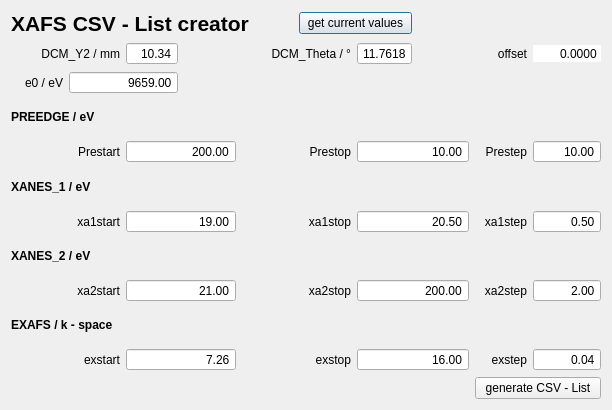
<?xml version="1.0" encoding="UTF-8"?>
<ui version="4.0">
 <class>XAFS_CSV_Creator</class>
 <widget class="QDialog" name="XAFS_CSV_Creator">
  <property name="geometry">
   <rect>
    <x>0</x>
    <y>0</y>
    <width>612</width>
    <height>410</height>
   </rect>
  </property>
  <property name="windowTitle">
   <string>XAFS_CSV_Creator</string>
  </property>
  <layout class="QGridLayout" name="gridLayout">
   <item row="4" column="8">
    <widget class="QLabel" name="label_8">
     <property name="text">
      <string>Prestep</string>
     </property>
     <property name="alignment">
      <set>Qt::AlignRight|Qt::AlignTrailing|Qt::AlignVCenter</set>
     </property>
    </widget>
   </item>
   <item row="4" column="9">
    <widget class="QDoubleSpinBox" name="preStep">
     <property name="alignment">
      <set>Qt::AlignRight|Qt::AlignTrailing|Qt::AlignVCenter</set>
     </property>
     <property name="buttonSymbols">
      <enum>QAbstractSpinBox::NoButtons</enum>
     </property>
     <property name="decimals">
      <number>2</number>
     </property>
     <property name="maximum">
      <double>99999999.000000000000000</double>
     </property>
     <property name="value">
      <double>10.000000000000000</double>
     </property>
    </widget>
   </item>
   <item row="7" column="0" colspan="2">
    <widget class="QLabel" name="label_16">
     <property name="font">
      <font>
       <weight>75</weight>
       <bold>true</bold>
      </font>
     </property>
     <property name="text">
      <string>XANES_2 / eV</string>
     </property>
    </widget>
   </item>
   <item row="2" column="1" colspan="2">
    <widget class="QDoubleSpinBox" name="e0">
     <property name="alignment">
      <set>Qt::AlignRight|Qt::AlignTrailing|Qt::AlignVCenter</set>
     </property>
     <property name="buttonSymbols">
      <enum>QAbstractSpinBox::NoButtons</enum>
     </property>
     <property name="decimals">
      <number>2</number>
     </property>
     <property name="maximum">
      <double>99999999.000000000000000</double>
     </property>
     <property name="value">
      <double>9659.000000000000000</double>
     </property>
    </widget>
   </item>
   <item row="2" column="0">
    <widget class="QLabel" name="label_4">
     <property name="text">
      <string>e0 / eV</string>
     </property>
     <property name="alignment">
      <set>Qt::AlignRight|Qt::AlignTrailing|Qt::AlignVCenter</set>
     </property>
    </widget>
   </item>
   <item row="0" column="5" colspan="2">
    <widget class="QPushButton" name="getValues">
     <property name="text">
      <string>get current values</string>
     </property>
    </widget>
   </item>
   <item row="1" column="2">
    <widget class="QDoubleSpinBox" name="dcm_y2">
     <property name="alignment">
      <set>Qt::AlignRight|Qt::AlignTrailing|Qt::AlignVCenter</set>
     </property>
     <property name="buttonSymbols">
      <enum>QAbstractSpinBox::NoButtons</enum>
     </property>
     <property name="value">
      <double>10.340000000000000</double>
     </property>
    </widget>
   </item>
   <item row="1" column="0" colspan="2">
    <widget class="QLabel" name="label_2">
     <property name="text">
      <string>DCM_Y2 / mm</string>
     </property>
     <property name="alignment">
      <set>Qt::AlignRight|Qt::AlignTrailing|Qt::AlignVCenter</set>
     </property>
    </widget>
   </item>
   <item row="6" column="6" colspan="2">
    <widget class="QDoubleSpinBox" name="xa1Stop">
     <property name="alignment">
      <set>Qt::AlignRight|Qt::AlignTrailing|Qt::AlignVCenter</set>
     </property>
     <property name="buttonSymbols">
      <enum>QAbstractSpinBox::NoButtons</enum>
     </property>
     <property name="decimals">
      <number>2</number>
     </property>
     <property name="maximum">
      <double>99999999.000000000000000</double>
     </property>
     <property name="value">
      <double>20.500000000000000</double>
     </property>
    </widget>
   </item>
   <item row="8" column="4" colspan="2">
    <widget class="QLabel" name="label_14">
     <property name="text">
      <string>xa2stop</string>
     </property>
     <property name="alignment">
      <set>Qt::AlignRight|Qt::AlignTrailing|Qt::AlignVCenter</set>
     </property>
    </widget>
   </item>
   <item row="10" column="2" colspan="2">
    <widget class="QDoubleSpinBox" name="exStart">
     <property name="alignment">
      <set>Qt::AlignRight|Qt::AlignTrailing|Qt::AlignVCenter</set>
     </property>
     <property name="buttonSymbols">
      <enum>QAbstractSpinBox::NoButtons</enum>
     </property>
     <property name="decimals">
      <number>2</number>
     </property>
     <property name="maximum">
      <double>99999999.000000000000000</double>
     </property>
     <property name="value">
      <double>7.260000000000000</double>
     </property>
    </widget>
   </item>
   <item row="4" column="2" colspan="2">
    <widget class="QDoubleSpinBox" name="preStart">
     <property name="alignment">
      <set>Qt::AlignRight|Qt::AlignTrailing|Qt::AlignVCenter</set>
     </property>
     <property name="buttonSymbols">
      <enum>QAbstractSpinBox::NoButtons</enum>
     </property>
     <property name="decimals">
      <number>2</number>
     </property>
     <property name="maximum">
      <double>99999999.000000000000000</double>
     </property>
     <property name="value">
      <double>200.000000000000000</double>
     </property>
    </widget>
   </item>
   <item row="6" column="8">
    <widget class="QLabel" name="label_9">
     <property name="text">
      <string>xa1step</string>
     </property>
     <property name="alignment">
      <set>Qt::AlignRight|Qt::AlignTrailing|Qt::AlignVCenter</set>
     </property>
    </widget>
   </item>
   <item row="6" column="9">
    <widget class="QDoubleSpinBox" name="xa1Step">
     <property name="alignment">
      <set>Qt::AlignRight|Qt::AlignTrailing|Qt::AlignVCenter</set>
     </property>
     <property name="buttonSymbols">
      <enum>QAbstractSpinBox::NoButtons</enum>
     </property>
     <property name="decimals">
      <number>2</number>
     </property>
     <property name="maximum">
      <double>99999999.000000000000000</double>
     </property>
     <property name="value">
      <double>0.500000000000000</double>
     </property>
    </widget>
   </item>
   <item row="6" column="2" colspan="2">
    <widget class="QDoubleSpinBox" name="xa1Start">
     <property name="alignment">
      <set>Qt::AlignRight|Qt::AlignTrailing|Qt::AlignVCenter</set>
     </property>
     <property name="buttonSymbols">
      <enum>QAbstractSpinBox::NoButtons</enum>
     </property>
     <property name="decimals">
      <number>2</number>
     </property>
     <property name="maximum">
      <double>99999999.000000000000000</double>
     </property>
     <property name="value">
      <double>19.000000000000000</double>
     </property>
    </widget>
   </item>
   <item row="3" column="0" colspan="2">
    <widget class="QLabel" name="label_6">
     <property name="font">
      <font>
       <weight>75</weight>
       <bold>true</bold>
      </font>
     </property>
     <property name="text">
      <string>PREEDGE / eV</string>
     </property>
    </widget>
   </item>
   <item row="8" column="2" colspan="2">
    <widget class="QDoubleSpinBox" name="xa2Start">
     <property name="alignment">
      <set>Qt::AlignRight|Qt::AlignTrailing|Qt::AlignVCenter</set>
     </property>
     <property name="buttonSymbols">
      <enum>QAbstractSpinBox::NoButtons</enum>
     </property>
     <property name="decimals">
      <number>2</number>
     </property>
     <property name="maximum">
      <double>99999999.000000000000000</double>
     </property>
     <property name="value">
      <double>21.000000000000000</double>
     </property>
    </widget>
   </item>
   <item row="6" column="4" colspan="2">
    <widget class="QLabel" name="label_10">
     <property name="text">
      <string>xa1stop</string>
     </property>
     <property name="alignment">
      <set>Qt::AlignRight|Qt::AlignTrailing|Qt::AlignVCenter</set>
     </property>
    </widget>
   </item>
   <item row="8" column="9">
    <widget class="QDoubleSpinBox" name="xa2Step">
     <property name="alignment">
      <set>Qt::AlignRight|Qt::AlignTrailing|Qt::AlignVCenter</set>
     </property>
     <property name="buttonSymbols">
      <enum>QAbstractSpinBox::NoButtons</enum>
     </property>
     <property name="decimals">
      <number>2</number>
     </property>
     <property name="maximum">
      <double>99999999.000000000000000</double>
     </property>
     <property name="value">
      <double>2.000000000000000</double>
     </property>
    </widget>
   </item>
   <item row="8" column="6" colspan="2">
    <widget class="QDoubleSpinBox" name="xa2Stop">
     <property name="alignment">
      <set>Qt::AlignRight|Qt::AlignTrailing|Qt::AlignVCenter</set>
     </property>
     <property name="buttonSymbols">
      <enum>QAbstractSpinBox::NoButtons</enum>
     </property>
     <property name="decimals">
      <number>2</number>
     </property>
     <property name="maximum">
      <double>99999999.000000000000000</double>
     </property>
     <property name="value">
      <double>200.000000000000000</double>
     </property>
    </widget>
   </item>
   <item row="8" column="8">
    <widget class="QLabel" name="label_13">
     <property name="text">
      <string>xa2step</string>
     </property>
     <property name="alignment">
      <set>Qt::AlignRight|Qt::AlignTrailing|Qt::AlignVCenter</set>
     </property>
    </widget>
   </item>
   <item row="10" column="9">
    <widget class="QDoubleSpinBox" name="exStep">
     <property name="alignment">
      <set>Qt::AlignRight|Qt::AlignTrailing|Qt::AlignVCenter</set>
     </property>
     <property name="buttonSymbols">
      <enum>QAbstractSpinBox::NoButtons</enum>
     </property>
     <property name="decimals">
      <number>2</number>
     </property>
     <property name="maximum">
      <double>99999999.000000000000000</double>
     </property>
     <property name="value">
      <double>0.040000000000000</double>
     </property>
    </widget>
   </item>
   <item row="11" column="8" colspan="2">
    <widget class="QPushButton" name="generateList">
     <property name="text">
      <string>generate CSV - List</string>
     </property>
    </widget>
   </item>
   <item row="9" column="0" colspan="3">
    <widget class="QLabel" name="label_18">
     <property name="font">
      <font>
       <weight>75</weight>
       <bold>true</bold>
      </font>
     </property>
     <property name="text">
      <string>EXAFS / k - space</string>
     </property>
    </widget>
   </item>
   <item row="10" column="6" colspan="2">
    <widget class="QDoubleSpinBox" name="exStop">
     <property name="alignment">
      <set>Qt::AlignRight|Qt::AlignTrailing|Qt::AlignVCenter</set>
     </property>
     <property name="buttonSymbols">
      <enum>QAbstractSpinBox::NoButtons</enum>
     </property>
     <property name="decimals">
      <number>2</number>
     </property>
     <property name="maximum">
      <double>99999999.000000000000000</double>
     </property>
     <property name="value">
      <double>16.000000000000000</double>
     </property>
    </widget>
   </item>
   <item row="10" column="8">
    <widget class="QLabel" name="label_20">
     <property name="text">
      <string>exstep</string>
     </property>
     <property name="alignment">
      <set>Qt::AlignRight|Qt::AlignTrailing|Qt::AlignVCenter</set>
     </property>
    </widget>
   </item>
   <item row="0" column="0" colspan="5">
    <widget class="QLabel" name="label">
     <property name="font">
      <font>
       <pointsize>16</pointsize>
       <weight>75</weight>
       <bold>true</bold>
      </font>
     </property>
     <property name="text">
      <string>XAFS CSV - List creator</string>
     </property>
    </widget>
   </item>
   <item row="1" column="6">
    <widget class="QDoubleSpinBox" name="dcm_theta">
     <property name="alignment">
      <set>Qt::AlignRight|Qt::AlignTrailing|Qt::AlignVCenter</set>
     </property>
     <property name="buttonSymbols">
      <enum>QAbstractSpinBox::NoButtons</enum>
     </property>
     <property name="decimals">
      <number>4</number>
     </property>
     <property name="value">
      <double>11.761799999999999</double>
     </property>
    </widget>
   </item>
   <item row="5" column="0" colspan="2">
    <widget class="QLabel" name="label_12">
     <property name="font">
      <font>
       <weight>75</weight>
       <bold>true</bold>
      </font>
     </property>
     <property name="text">
      <string>XANES_1 / eV</string>
     </property>
    </widget>
   </item>
   <item row="4" column="6" colspan="2">
    <widget class="QDoubleSpinBox" name="preStop">
     <property name="alignment">
      <set>Qt::AlignRight|Qt::AlignTrailing|Qt::AlignVCenter</set>
     </property>
     <property name="buttonSymbols">
      <enum>QAbstractSpinBox::NoButtons</enum>
     </property>
     <property name="decimals">
      <number>2</number>
     </property>
     <property name="maximum">
      <double>99999999.000000000000000</double>
     </property>
     <property name="value">
      <double>10.000000000000000</double>
     </property>
    </widget>
   </item>
   <item row="4" column="4" colspan="2">
    <widget class="QLabel" name="label_7">
     <property name="text">
      <string>Prestop</string>
     </property>
     <property name="alignment">
      <set>Qt::AlignRight|Qt::AlignTrailing|Qt::AlignVCenter</set>
     </property>
    </widget>
   </item>
   <item row="1" column="9">
    <widget class="QDoubleSpinBox" name="offset">
     <property name="frame">
      <bool>false</bool>
     </property>
     <property name="alignment">
      <set>Qt::AlignRight|Qt::AlignTrailing|Qt::AlignVCenter</set>
     </property>
     <property name="readOnly">
      <bool>true</bool>
     </property>
     <property name="buttonSymbols">
      <enum>QAbstractSpinBox::NoButtons</enum>
     </property>
     <property name="decimals">
      <number>4</number>
     </property>
     <property name="value">
      <double>0.000000000000000</double>
     </property>
    </widget>
   </item>
   <item row="1" column="7" colspan="2">
    <widget class="QLabel" name="label_21">
     <property name="text">
      <string>offset</string>
     </property>
     <property name="alignment">
      <set>Qt::AlignRight|Qt::AlignTrailing|Qt::AlignVCenter</set>
     </property>
    </widget>
   </item>
   <item row="1" column="3" colspan="3">
    <widget class="QLabel" name="label_3">
     <property name="text">
      <string>DCM_Theta / °</string>
     </property>
     <property name="alignment">
      <set>Qt::AlignRight|Qt::AlignTrailing|Qt::AlignVCenter</set>
     </property>
    </widget>
   </item>
   <item row="10" column="4" colspan="2">
    <widget class="QLabel" name="label_17">
     <property name="text">
      <string>exstop</string>
     </property>
     <property name="alignment">
      <set>Qt::AlignRight|Qt::AlignTrailing|Qt::AlignVCenter</set>
     </property>
    </widget>
   </item>
   <item row="4" column="0" colspan="2">
    <widget class="QLabel" name="label_5">
     <property name="text">
      <string>Prestart</string>
     </property>
     <property name="alignment">
      <set>Qt::AlignRight|Qt::AlignTrailing|Qt::AlignVCenter</set>
     </property>
    </widget>
   </item>
   <item row="6" column="0" colspan="2">
    <widget class="QLabel" name="label_11">
     <property name="text">
      <string>xa1start</string>
     </property>
     <property name="alignment">
      <set>Qt::AlignRight|Qt::AlignTrailing|Qt::AlignVCenter</set>
     </property>
    </widget>
   </item>
   <item row="8" column="0" colspan="2">
    <widget class="QLabel" name="label_15">
     <property name="text">
      <string>xa2start</string>
     </property>
     <property name="alignment">
      <set>Qt::AlignRight|Qt::AlignTrailing|Qt::AlignVCenter</set>
     </property>
    </widget>
   </item>
   <item row="10" column="0" colspan="2">
    <widget class="QLabel" name="label_19">
     <property name="text">
      <string>exstart</string>
     </property>
     <property name="alignment">
      <set>Qt::AlignRight|Qt::AlignTrailing|Qt::AlignVCenter</set>
     </property>
    </widget>
   </item>
  </layout>
 </widget>
 <resources/>
 <connections/>
</ui>
